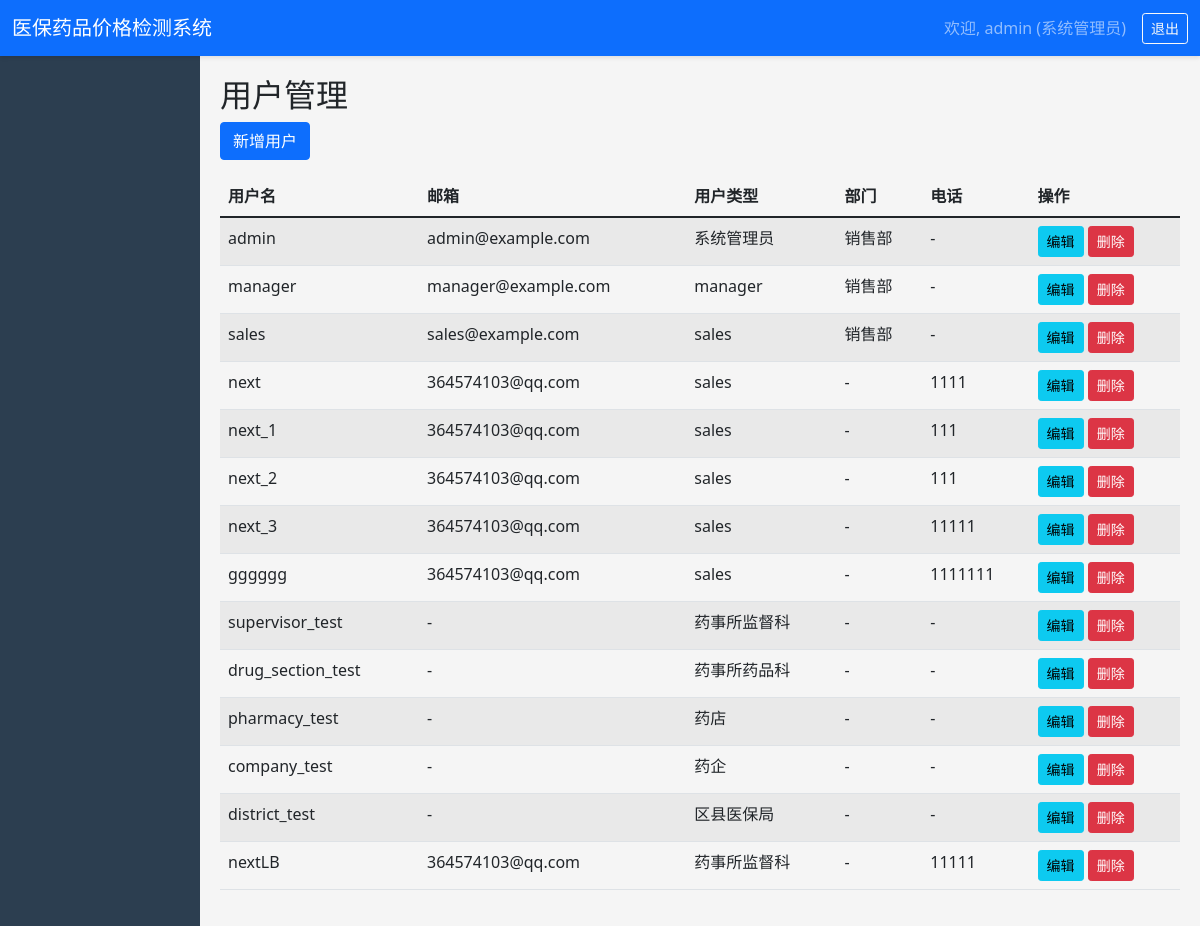
Page /system/users/ (signed in) on the committed database.
### core/models.py (models this page shows, shortened)
class User(AbstractUser):
    USER_TYPE_CHOICES = [
        ('admin', '系统管理员'),
        ('supervisor', '药事所监督科'),
        ('drug_section', '药事所药品科'),
        ('pharmacy', '药店'),
        ('company', '药企'),
        ('district', '区县医保局'),
    ]
    user_type = models.CharField(max_length=20, choices=USER_TYPE_CHOICES, verbose_name='用户类型')
    phone = models.CharField(max_length=20, blank=True, verbose_name='联系电话')
    department = models.ForeignKey('Department', on_delete=models.SET_NULL, null=True, blank=True, related_name='users')
    organization = models.CharField(max_length=200, blank=True, verbose_name='所属机构')
    medical_insurance_code = models.CharField(max_length=50, blank=True, verbose_name='医保编码')
    class Meta:
        verbose_name = '用户'
        verbose_name_plural = '用户'

class Department(models.Model):
    name = models.CharField(max_length=100, verbose_name='部门名称')
    code = models.CharField(max_length=50, unique=True, verbose_name='部门编码')
    parent = models.ForeignKey('self', on_delete=models.CASCADE, null=True, blank=True, related_name='children')
    manager = models.ForeignKey(User, on_delete=models.SET_NULL, null=True, blank=True, related_name='managed_depts')
    created_at = models.DateTimeField(auto_now_add=True)
    class Meta:
        verbose_name = '部门'
        verbose_name_plural = '部门'

### core/views.py (the view)
# urls.py: path('system/users/', v.user_list, name='user_list'),
@login_required
def user_list(request):
    users = User.objects.all().select_related('department')
    return render(request, 'core/system/user_list.html', {'page_obj': users})

### templates/core/system/user_list.html (shortened to what this page needs)
{% extends 'core/base.html' %}
{% block content %}
<h2>用户管理</h2>
<a href="{% url 'user_create' %}" class="btn btn-primary mb-3">新增用户</a>
<table class="table table-striped">
    <thead>
        <tr>
            <th>用户名</th>
            <th>邮箱</th>
            <th>用户类型</th>
            <th>部门</th>
            <th>电话</th>
            <th>操作</th>
        </tr>
    </thead>
    <tbody>
        {% for user in page_obj %}
        <tr>
            <td>{{ user.username }}</td>
            <td>{{ user.email|default:'-' }}</td>
            <td>{{ user.get_user_type_display }}</td>
            <td>{{ user.department.name|default:'-' }}</td>
            <td>{{ user.phone|default:'-' }}</td>
            <td>
                <a href="#" class="btn btn-sm btn-info">编辑</a>
                <a href="#" class="btn btn-sm btn-danger">删除</a>
            </td>
        </tr>
        {% empty %}
        <tr><td colspan="6" class="text-center">暂无数据</td></tr>
        {% endfor %}
    </tbody>
</table>
{% endblock %}

### templates/core/base.html (shortened to what this page needs)
<!DOCTYPE html>
<html lang="zh-CN">
<head>
    <link href="https://cdn.jsdelivr.net/npm/bootstrap@5.1.3/dist/css/bootstrap.min.css" rel="stylesheet">
</head>
<body>
    {% if user.is_authenticated %}
    <nav class="navbar navbar-expand-lg navbar-dark bg-primary">
        <div class="container-fluid">
            <a class="navbar-brand" href="{% url 'dashboard' %}">医保药品价格检测系统</a>
            <div class="collapse navbar-collapse">
                <span class="navbar-text me-3">
                    欢迎, {{ user.username }} ({{ user.get_user_type_display }})
                </span>
                <a href="{% url 'logout' %}" class="btn btn-sm btn-outline-light">退出</a>
            </div>
        </div>
    </nav>
    <div class="container-fluid">
        <div class="row">
            <div class="col-md-2 sidebar p-0">
            </div>
            <div class="col-md-10 content">
                {% block content %}{% endblock %}
            </div>
        </div>
    </div>
    {% else %}
    {% block login_content %}{% endblock %}
    {% endif %}
</body>
</html>

### templates/core/base.html (style rules this page uses)
body { background-color: #f5f5f5; }
.sidebar { min-height: 100vh; background: #2c3e50; color: white; }
.content { padding: 20px; }
.navbar { box-shadow: 0 2px 4px rgba(0,0,0,0.1); }

### rows in the picture
User: username "admin", user_type "系统管理员", email "admin@example.com", department.name "销售部", phone "-"
User: username "manager", email "manager@example.com", user_type "manager", department.name "销售部", phone "-"
User: username "sales", email "sales@example.com", user_type "sales", department.name "销售部", phone "-"
User: username "next", email "364574103@qq.com", user_type "sales", department.name "-", phone "1111"
User: username "next_1", email "364574103@qq.com", user_type "sales", department.name "-", phone "111"
User: username "next_2", email "364574103@qq.com", user_type "sales", department.name "-", phone "111"
User: username "next_3", email "364574103@qq.com", user_type "sales", department.name "-", phone "11111"
User: username "gggggg", email "364574103@qq.com", user_type "sales", department.name "-", phone "1111111"
User: username "supervisor_test", email "-", user_type "药事所监督科", department.name "-", phone "-"
User: username "drug_section_test", email "-", user_type "药事所药品科", department.name "-", phone "-"
User: username "pharmacy_test", email "-", user_type "药店", department.name "-", phone "-"
User: username "company_test", email "-", user_type "药企", department.name "-", phone "-"
User: username "district_test", email "-", user_type "区县医保局", department.name "-", phone "-"
User: username "nextLB", email "364574103@qq.com", user_type "药事所监督科", department.name "-", phone "11111"
